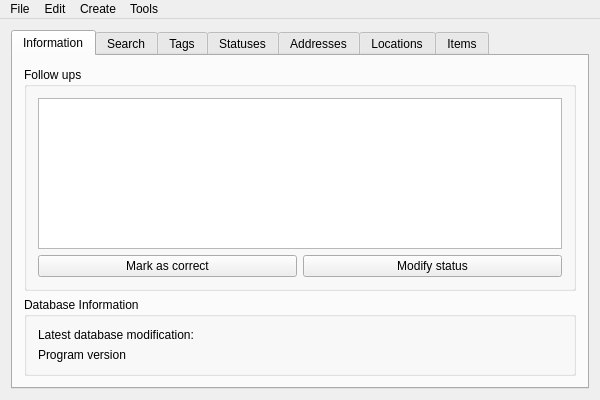
<?xml version="1.0" encoding="UTF-8"?>
<ui version="4.0">
 <class>MainWindow</class>
 <widget class="QMainWindow" name="MainWindow">
  <property name="geometry">
   <rect>
    <x>0</x>
    <y>0</y>
    <width>600</width>
    <height>400</height>
   </rect>
  </property>
  <property name="windowTitle">
   <string>Invensile</string>
  </property>
  <widget class="QWidget" name="centralWidget">
   <layout class="QVBoxLayout" name="verticalLayout_9">
    <item>
     <widget class="QTabWidget" name="tabWidget">
      <property name="currentIndex">
       <number>0</number>
      </property>
      <widget class="QWidget" name="informationTab">
       <attribute name="title">
        <string>Information</string>
       </attribute>
       <layout class="QVBoxLayout" name="verticalLayout_10">
        <item>
         <widget class="QGroupBox" name="followUpBox">
          <property name="title">
           <string>Follow ups</string>
          </property>
          <layout class="QVBoxLayout" name="verticalLayout_8">
           <item>
            <layout class="QVBoxLayout" name="verticalLayout_7">
             <item>
              <widget class="QTableView" name="followUpView"/>
             </item>
             <item>
              <layout class="QHBoxLayout" name="horizontalLayout_3">
               <item>
                <widget class="QPushButton" name="pushButton">
                 <property name="text">
                  <string>Mark as correct</string>
                 </property>
                </widget>
               </item>
               <item>
                <widget class="QPushButton" name="pushButton_2">
                 <property name="text">
                  <string>Modify status</string>
                 </property>
                </widget>
               </item>
              </layout>
             </item>
            </layout>
           </item>
          </layout>
         </widget>
        </item>
        <item>
         <widget class="QGroupBox" name="dbInfoBox">
          <property name="title">
           <string>Database Information</string>
          </property>
          <layout class="QHBoxLayout" name="horizontalLayout_6">
           <item>
            <layout class="QVBoxLayout" name="verticalLayout_6">
             <item>
              <widget class="QLabel" name="label_LatestModification">
               <property name="text">
                <string>Latest database modification: </string>
               </property>
              </widget>
             </item>
             <item>
              <widget class="QLabel" name="label_Program_version">
               <property name="text">
                <string>Program version </string>
               </property>
              </widget>
             </item>
            </layout>
           </item>
          </layout>
         </widget>
        </item>
       </layout>
      </widget>
      <widget class="QWidget" name="searchTab">
       <attribute name="title">
        <string>Search</string>
       </attribute>
      </widget>
      <widget class="QWidget" name="tagsTab">
       <attribute name="title">
        <string>Tags</string>
       </attribute>
       <layout class="QVBoxLayout" name="verticalLayout_2">
        <item>
         <layout class="QHBoxLayout" name="horizontalLayout_4">
          <item>
           <widget class="QLabel" name="label">
            <property name="toolTip">
             <string/>
            </property>
            <property name="text">
             <string>Filter tags</string>
            </property>
           </widget>
          </item>
          <item>
           <widget class="QLineEdit" name="filterTagsEdit"/>
          </item>
         </layout>
        </item>
        <item>
         <widget class="QTableView" name="tagsView"/>
        </item>
        <item>
         <layout class="QHBoxLayout" name="horizontalLayout">
          <item>
           <widget class="QPushButton" name="newTagButton">
            <property name="text">
             <string>New tag</string>
            </property>
           </widget>
          </item>
          <item>
           <widget class="QPushButton" name="modifyTagButton">
            <property name="text">
             <string>Modify tag</string>
            </property>
           </widget>
          </item>
          <item>
           <widget class="QPushButton" name="deleteTagButton">
            <property name="text">
             <string>Delete tag</string>
            </property>
           </widget>
          </item>
         </layout>
        </item>
       </layout>
      </widget>
      <widget class="QWidget" name="tab">
       <attribute name="title">
        <string>Statuses</string>
       </attribute>
       <layout class="QVBoxLayout" name="verticalLayout_5">
        <item>
         <layout class="QHBoxLayout" name="horizontalLayout_9">
          <item>
           <widget class="QLabel" name="label_3">
            <property name="toolTip">
             <string/>
            </property>
            <property name="text">
             <string>Filter statuses</string>
            </property>
           </widget>
          </item>
          <item>
           <widget class="QLineEdit" name="filterStatusesEdit"/>
          </item>
         </layout>
        </item>
        <item>
         <widget class="QTableWidget" name="statusesView"/>
        </item>
        <item>
         <layout class="QHBoxLayout" name="horizontalLayout_10">
          <item>
           <widget class="QPushButton" name="newStatusButton">
            <property name="text">
             <string>New status</string>
            </property>
           </widget>
          </item>
          <item>
           <widget class="QPushButton" name="modifyStatusButton">
            <property name="text">
             <string>Modify status</string>
            </property>
           </widget>
          </item>
          <item>
           <widget class="QPushButton" name="deleteStatusButton">
            <property name="text">
             <string>Delete status</string>
            </property>
           </widget>
          </item>
         </layout>
        </item>
       </layout>
      </widget>
      <widget class="QWidget" name="addressesTab">
       <attribute name="title">
        <string>Addresses</string>
       </attribute>
       <layout class="QVBoxLayout" name="verticalLayout_4">
        <item>
         <layout class="QHBoxLayout" name="horizontalLayout_8">
          <item>
           <widget class="QLabel" name="label_2">
            <property name="text">
             <string>Filter addresses</string>
            </property>
           </widget>
          </item>
          <item>
           <widget class="QLineEdit" name="filterAddressEdit"/>
          </item>
         </layout>
        </item>
        <item>
         <widget class="QTableView" name="addressesView"/>
        </item>
        <item>
         <layout class="QHBoxLayout" name="horizontalLayout_7">
          <item>
           <widget class="QPushButton" name="newAddressButton">
            <property name="text">
             <string>New address</string>
            </property>
           </widget>
          </item>
          <item>
           <widget class="QPushButton" name="viewAddressItemsButton">
            <property name="text">
             <string>View address items</string>
            </property>
           </widget>
          </item>
          <item>
           <widget class="QPushButton" name="modifyAddressButton">
            <property name="text">
             <string>Modify address</string>
            </property>
           </widget>
          </item>
          <item>
           <widget class="QPushButton" name="deleteAddressButton">
            <property name="text">
             <string>Delete address</string>
            </property>
           </widget>
          </item>
         </layout>
        </item>
       </layout>
      </widget>
      <widget class="QWidget" name="locationsTab">
       <attribute name="title">
        <string>Locations</string>
       </attribute>
       <layout class="QVBoxLayout" name="verticalLayout">
        <item>
         <layout class="QHBoxLayout" name="horizontalLayout_12">
          <item>
           <widget class="QLabel" name="label_5">
            <property name="text">
             <string>Filter locations</string>
            </property>
           </widget>
          </item>
          <item>
           <widget class="QLineEdit" name="filterLocationsEdit"/>
          </item>
         </layout>
        </item>
        <item>
         <widget class="QTableView" name="locationsView"/>
        </item>
        <item>
         <layout class="QHBoxLayout" name="horizontalLayout_2">
          <item>
           <widget class="QPushButton" name="newLocationButton">
            <property name="text">
             <string>New Location</string>
            </property>
           </widget>
          </item>
          <item>
           <widget class="QPushButton" name="viewItemsLocationButton">
            <property name="text">
             <string>View location items</string>
            </property>
           </widget>
          </item>
          <item>
           <widget class="QPushButton" name="modifyLocationButton">
            <property name="text">
             <string>Modify location</string>
            </property>
           </widget>
          </item>
          <item>
           <widget class="QPushButton" name="deleteLocationButton">
            <property name="text">
             <string>Delete location</string>
            </property>
           </widget>
          </item>
         </layout>
        </item>
       </layout>
      </widget>
      <widget class="QWidget" name="itemsTab">
       <attribute name="title">
        <string>Items</string>
       </attribute>
       <layout class="QVBoxLayout" name="verticalLayout_3">
        <item>
         <layout class="QHBoxLayout" name="horizontalLayout_11">
          <item>
           <widget class="QLabel" name="label_4">
            <property name="text">
             <string>Filter items</string>
            </property>
           </widget>
          </item>
          <item>
           <widget class="QLineEdit" name="filterItemsEdit"/>
          </item>
         </layout>
        </item>
        <item>
         <widget class="QTableView" name="itemsView"/>
        </item>
        <item>
         <layout class="QHBoxLayout" name="horizontalLayout_5">
          <item>
           <widget class="QPushButton" name="newItemButton">
            <property name="text">
             <string>New item</string>
            </property>
           </widget>
          </item>
          <item>
           <widget class="QPushButton" name="modifyItemButton">
            <property name="text">
             <string>Modify item</string>
            </property>
           </widget>
          </item>
          <item>
           <widget class="QPushButton" name="deleteItemButton">
            <property name="text">
             <string>Delete item</string>
            </property>
           </widget>
          </item>
         </layout>
        </item>
       </layout>
      </widget>
     </widget>
    </item>
   </layout>
  </widget>
  <widget class="QMenuBar" name="menuBar">
   <property name="geometry">
    <rect>
     <x>0</x>
     <y>0</y>
     <width>600</width>
     <height>20</height>
    </rect>
   </property>
   <widget class="QMenu" name="menuEdit">
    <property name="title">
     <string>Edit</string>
    </property>
    <addaction name="actionCopy"/>
    <addaction name="actionPaste"/>
    <addaction name="actionModify"/>
   </widget>
   <widget class="QMenu" name="menuCreate">
    <property name="title">
     <string>Create</string>
    </property>
    <addaction name="actionLocation"/>
    <addaction name="actionItem"/>
    <addaction name="actionAddress"/>
    <addaction name="separator"/>
    <addaction name="actionStatus"/>
    <addaction name="actionTag"/>
   </widget>
   <widget class="QMenu" name="menuTools">
    <property name="title">
     <string>Tools</string>
    </property>
    <addaction name="actionPreferences"/>
    <addaction name="actionAbout"/>
   </widget>
   <widget class="QMenu" name="menuFile">
    <property name="title">
     <string>File</string>
    </property>
    <addaction name="actionNew"/>
    <addaction name="actionOpen"/>
    <addaction name="actionClose"/>
    <addaction name="separator"/>
    <addaction name="actionRecent_Files"/>
    <addaction name="actionExport"/>
    <addaction name="actionExit"/>
   </widget>
   <addaction name="menuFile"/>
   <addaction name="menuEdit"/>
   <addaction name="menuCreate"/>
   <addaction name="menuTools"/>
  </widget>
  <action name="actionNew">
   <property name="text">
    <string>New</string>
   </property>
   <property name="toolTip">
    <string>New file (Ctrl+N)</string>
   </property>
   <property name="shortcut">
    <string>Ctrl+N</string>
   </property>
  </action>
  <action name="actionOpen">
   <property name="text">
    <string>Open</string>
   </property>
   <property name="toolTip">
    <string>Open a file (Ctrl+O)</string>
   </property>
   <property name="shortcut">
    <string>Ctrl+O</string>
   </property>
  </action>
  <action name="actionSave">
   <property name="text">
    <string>Save</string>
   </property>
   <property name="toolTip">
    <string>Save (Ctrl+S)</string>
   </property>
   <property name="shortcut">
    <string>Ctrl+S</string>
   </property>
  </action>
  <action name="actionClose">
   <property name="text">
    <string>Close</string>
   </property>
   <property name="toolTip">
    <string>Close file (Ctrl+W)</string>
   </property>
   <property name="shortcut">
    <string>Ctrl+W</string>
   </property>
  </action>
  <action name="actionRecent_Files">
   <property name="text">
    <string>Recent Files</string>
   </property>
  </action>
  <action name="actionExport">
   <property name="text">
    <string>Export</string>
   </property>
  </action>
  <action name="actionExit">
   <property name="text">
    <string>Exit</string>
   </property>
   <property name="toolTip">
    <string>Exit (Ctrl+Q)</string>
   </property>
   <property name="shortcut">
    <string>Ctrl+Q</string>
   </property>
  </action>
  <action name="actionCopy">
   <property name="text">
    <string>Copy</string>
   </property>
   <property name="toolTip">
    <string>Copy (Ctrl+C)</string>
   </property>
   <property name="shortcut">
    <string>Ctrl+C</string>
   </property>
  </action>
  <action name="actionPaste">
   <property name="text">
    <string>Paste</string>
   </property>
   <property name="toolTip">
    <string>Paste (Ctrl+V)</string>
   </property>
   <property name="shortcut">
    <string>Ctrl+V</string>
   </property>
  </action>
  <action name="actionModify">
   <property name="text">
    <string>Modify</string>
   </property>
   <property name="toolTip">
    <string>Modify (Ctrl+M)</string>
   </property>
   <property name="shortcut">
    <string>Ctrl+M</string>
   </property>
  </action>
  <action name="actionLocation">
   <property name="text">
    <string>Location</string>
   </property>
   <property name="toolTip">
    <string>Create a location (Alt+C, L)</string>
   </property>
   <property name="shortcut">
    <string>Alt+C, L</string>
   </property>
  </action>
  <action name="actionItem">
   <property name="text">
    <string>Item</string>
   </property>
   <property name="toolTip">
    <string>Create an item (Alt+C, L)</string>
   </property>
   <property name="shortcut">
    <string>Alt+C, I</string>
   </property>
  </action>
  <action name="actionAddress">
   <property name="text">
    <string>Address</string>
   </property>
   <property name="toolTip">
    <string>Create an address (Alt+C, A)</string>
   </property>
   <property name="shortcut">
    <string>Alt+C, A</string>
   </property>
  </action>
  <action name="actionPreferences">
   <property name="text">
    <string>Preferences</string>
   </property>
  </action>
  <action name="actionAbout">
   <property name="text">
    <string>About</string>
   </property>
  </action>
  <action name="actionStatus">
   <property name="text">
    <string>Status</string>
   </property>
   <property name="shortcut">
    <string>Alt+C, S</string>
   </property>
  </action>
  <action name="actionTag">
   <property name="text">
    <string>Tag</string>
   </property>
   <property name="shortcut">
    <string>Alt+C, T</string>
   </property>
  </action>
 </widget>
 <layoutdefault spacing="6" margin="11"/>
 <resources/>
 <connections>
  <connection>
   <sender>actionExit</sender>
   <signal>activated()</signal>
   <receiver>MainWindow</receiver>
   <slot>close()</slot>
   <hints>
    <hint type="sourcelabel">
     <x>-1</x>
     <y>-1</y>
    </hint>
    <hint type="destinationlabel">
     <x>299</x>
     <y>199</y>
    </hint>
   </hints>
  </connection>
 </connections>
</ui>
